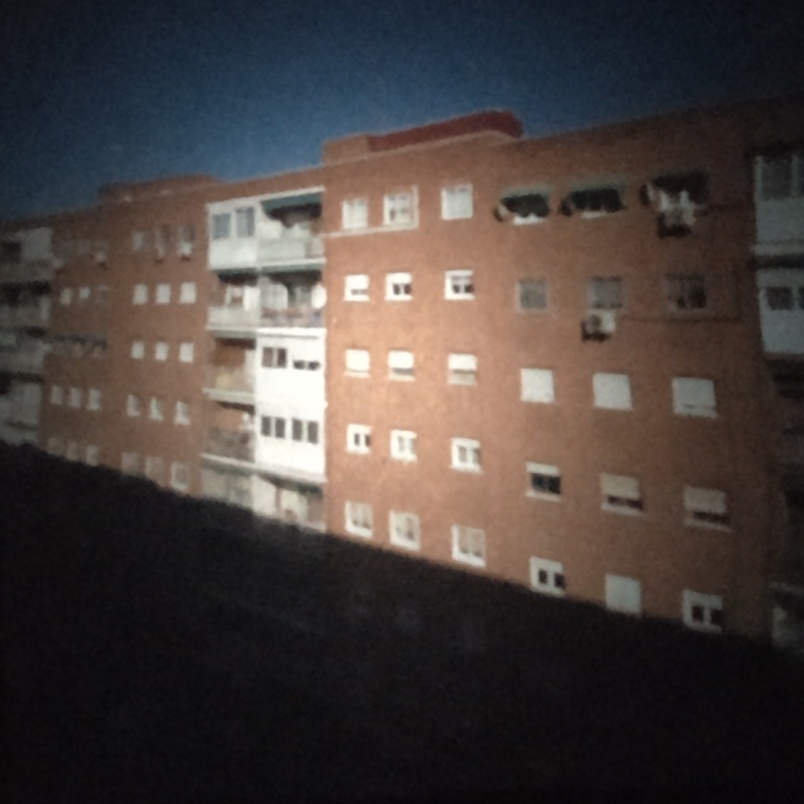
#> input picture resources/im.jpg, 804 x 804 px, shrunk from 1468 x 1468 before the run
$ jupyter execute pic_improvement.ipynb
#> lines starting #> are read from the running program, lines starting #| are printed output that depends on the picture
[cell 1]
import matplotlib.pyplot as plt
import cv2
import numpy as np
from PIL import Image, ImageFilter, ImageEnhance

[cell 2]
image_no_zoom = Image.open('./resources/im.jpg')
#> image_no_zoom is the input picture: PIL image 804x804 RGB; mean R, G, B 71.8, 63.9, 61.2
image_zoom = Image.open('./resources/im2.jpg')
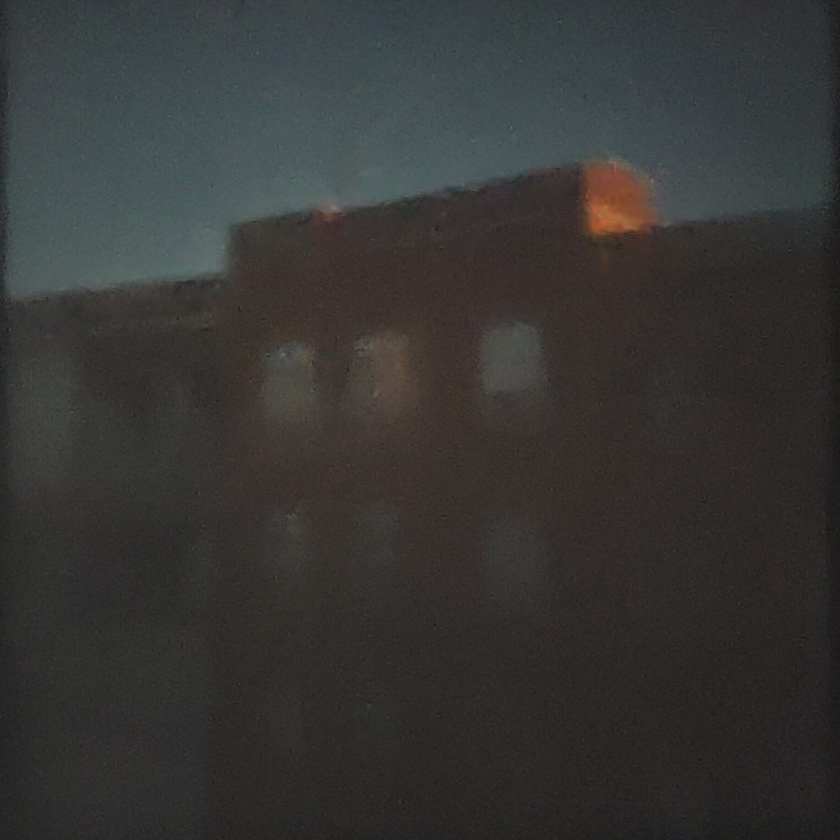
#> input picture resources/im2.jpg, 840 x 840 px, shrunk from 1533 x 1533 before the run
#> image_zoom is the input picture: PIL image 840x840 RGB; mean R, G, B 54.4, 54, 52.4

[cell 3]
def adjust_contrast(image, factor=1.5):
    enhancer = ImageEnhance.Contrast(image)
    return np.array(enhancer.enhance(factor))

[cell 4]
def sharpen_image(image):
    kernel = np.array([[0, -1, 0],
                   [-1, 5,-1],
                   [0, -1, 0]])
    return cv2.filter2D(src=image.copy(), ddepth=-1, kernel=kernel)

[cell 5]
def denoising(image):
    return cv2.fastNlMeansDenoisingColored(image.copy(), None, h=10, hColor=10, templateWindowSize=7, searchWindowSize=21)

[cell 6]
def enhance_image(image, image_name):
    #enhanced_contrast = adjust_contrast(image)
    denoised_image = denoising(np.array(image))
    sharpened_image = sharpen_image(np.array(denoised_image))


    original_and_enhanced_contrast = np.hstack((np.array(image), np.array(denoised_image), np.array(sharpened_image)))
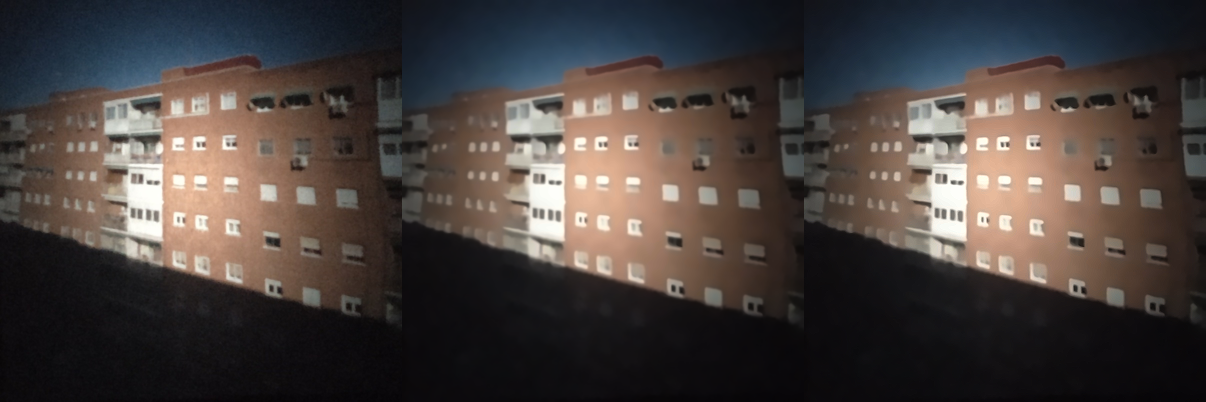
#> original_and_enhanced_contrast: shape (804, 2412, 3) (shown at 1/2 size); mean R, G, B 71.5, 63.6, 60.8

    plt.figure(figsize=(24, 8))

    plt.subplot(1, 3, 1)
    plt.imshow(np.array(image))
    plt.title('Original')
    plt.axis('off')

    plt.subplot(1, 3, 2)
    plt.imshow(np.array(sharpened_image))
    plt.title('Enhanced Contrast + Denoising')
    plt.axis('off')

    plt.subplot(1, 3, 3)
    plt.imshow(np.array(denoised_image))
    plt.title('Denoising + Sharpened edges')
    plt.axis('off')

    plt.show()
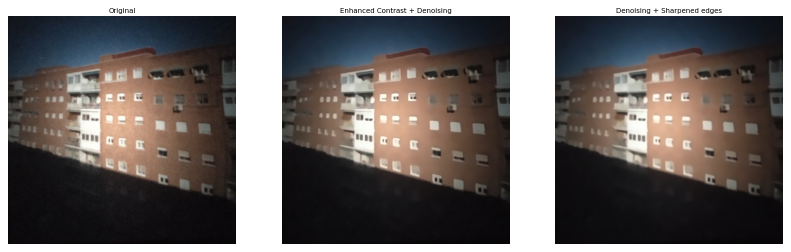
#> figure drawn by matplotlib, 3 panels

    cv2.imwrite(f'./resources/{image_name}-enhanced.jpg', cv2.cvtColor(denoised_image, cv2.COLOR_RGB2BGR))

[cell 7]
enhance_image(image_no_zoom, 'image-no-zoom')
enhance_image(image_zoom, 'image-zoom')
#> call 2 of enhance_image, with image_name = 'image-zoom'
#> in enhance_image (call 2), `original_and_enhanced_contrast = np.hstack((np.array(image), np.array(..`:
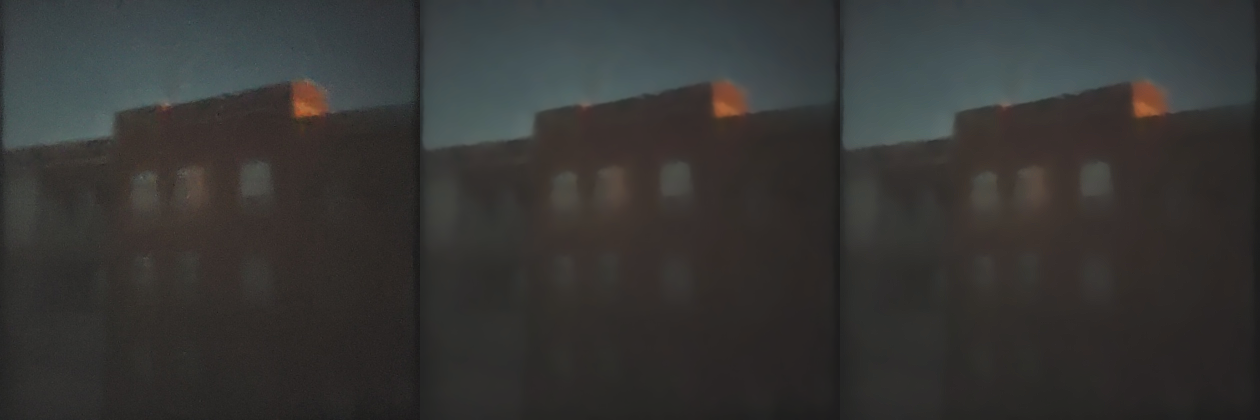
#> original_and_enhanced_contrast: shape (840, 2520, 3) (shown at 1/2 size); mean R, G, B 54, 53.7, 52.2
